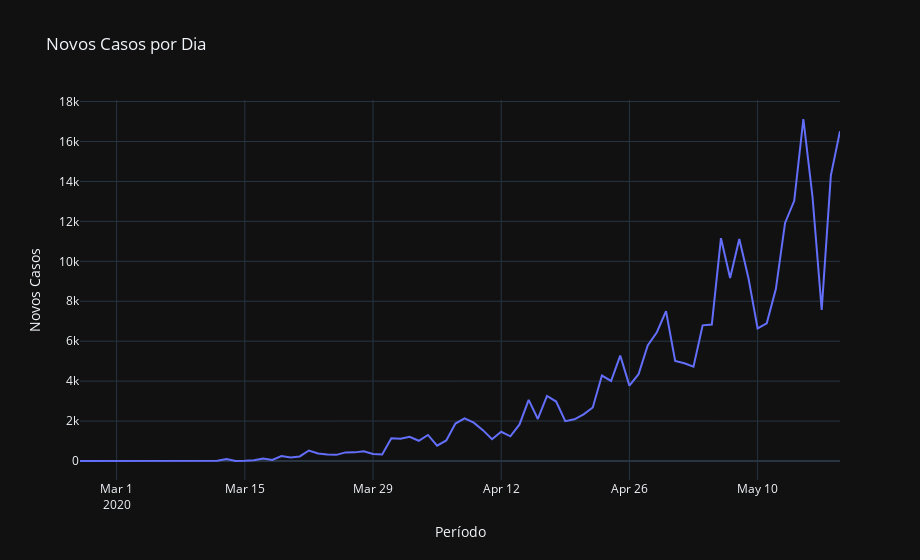

Source (notebook cell):
### Code cell
# Visualizando os Novos Casos
fig = px.line(brasil, 'observationdate', 'novoscasos', 
    title='Novos Casos por Dia',
    width=920,
    labels={'observationdate': 'Período', 'novoscasos': 'Novos Casos'}
    )
fig.update_layout(template='plotly_dark')
fig.show()
